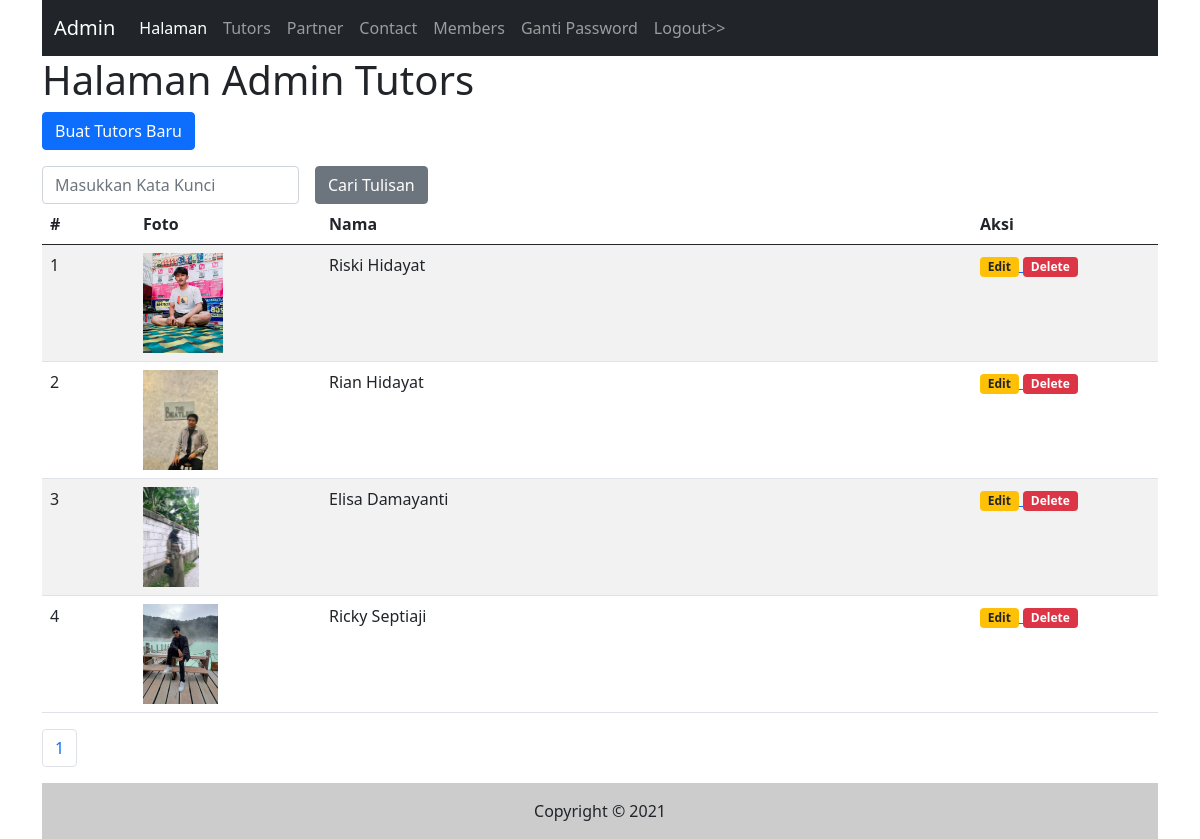
/admin/tutors.php (signed in), run on the app's committed database.
### tables this page shows
CREATE TABLE `tutors` (
  `id` int(11) NOT NULL,
  `nama` varchar(255) NOT NULL,
  `foto` varchar(255) NOT NULL,
  `isi` text NOT NULL,
  `tgl_isi` timestamp NOT NULL DEFAULT current_timestamp()
);

### inc/inc_fungsi.php (called while the page is built, shortened)
<?php
function tutors_foto($id){
    global $koneksi;
    $sql1   = "select * from tutors where id = '$id'";
    $q1     = mysqli_query($koneksi,$sql1);
    $r1     = mysqli_fetch_array($q1);
    $foto   = $r1['foto'];
    if($foto){
        return $foto;
    }else{
        return 'tutors_default_picture.png';
    }
}

### admin/tutors.php (the view, shortened to what this page needs)
<?php include("inc_header.php") ?>
<?php
$katakunci = (isset($_GET['katakunci'])) ? $_GET['katakunci'] : "";
?>
<h1>Halaman Admin Tutors</h1>
<p>
    <a href="tutors_input.php">
        <input type="button" class="btn btn-primary" value="Buat Tutors Baru" />
    </a>
</p>
<form class="row g-3" method="get">
    <div class="col-auto">
        <input type="text" class="form-control" placeholder="Masukkan Kata Kunci" name="katakunci" value="<?php echo $katakunci ?>" />
    </div>
    <div class="col-auto">
        <input type="submit" name="cari" value="Cari Tulisan" class="btn btn-secondary" />
    </div>
</form>
<table class="table table-striped">
    <thead>
        <tr>
            <th class="col-1">#</th>
            <th class="col-2">Foto</th>
            <th>Nama</th>
            <th class="col-2">Aksi</th>
        </tr>
    </thead>
    <tbody>
        <?php
        $sqltambahan = "";
        $per_halaman = 5;
        $sql1   = "select * from tutors $sqltambahan";
        $page   = isset($_GET['page'])?(int)$_GET['page']:1;
        $mulai  = ($page > 1) ? ($page * $per_halaman) - $per_halaman : 0;
        $q1     = mysqli_query($koneksi,$sql1);
        $total  = mysqli_num_rows($q1);
        $pages  = ceil($total / $per_halaman);
        $nomor  = $mulai + 1;
        $sql1   = $sql1." order by id desc limit $mulai,$per_halaman";
        $q1     = mysqli_query($koneksi, $sql1);
        while ($r1 = mysqli_fetch_array($q1)) {
        ?>
            <tr>
                <td><?php echo $nomor++ ?></td>
                <td><img src="../gambar/<?php echo tutors_foto($r1['id'])?>" style="max-height:100px;max-width:100px"/></td>
                <td><?php echo $r1['nama'] ?></td>
                <td>
                    <a href="tutors_input.php?id=<?php echo $r1['id']?>">
                        <span class="badge bg-warning text-dark">Edit</span>
                    </a>
                    <a href="tutors.php?op=delete&id=<?php echo $r1['id'] ?>" onclick="return confirm('Apakah yakin mau hapus data bro?')">
                        <span class="badge bg-danger">Delete</span>
                    </a>
                </td>
            </tr>
        <?php
        }
        ?>
    </tbody>
</table>
<nav aria-label="Page navigation example">
    <ul class="pagination">
        <?php
        $cari = isset($_GET['cari'])? $_GET['cari'] : "";
        for($i=1; $i <= $pages; $i++){
            ?>
            <li class="page-item">
                <a class="page-link" href="tutors.php?katakunci=<?php echo $katakunci?>&cari=<?php echo $cari?>&page=<?php echo $i ?>"><?php echo $i ?></a>
            </li>
            <?php
        }
        ?>
    </ul>
</nav>
<?php include("inc_footer.php") ?>

### data on the page
tutors: id+foto (picture), nama "Riski Hidayat"
tutors: id+foto (picture), nama "Rian Hidayat"
tutors: id+foto (picture), nama "Elisa Damayanti"
tutors: id+foto (picture), nama "Ricky Septiaji"
